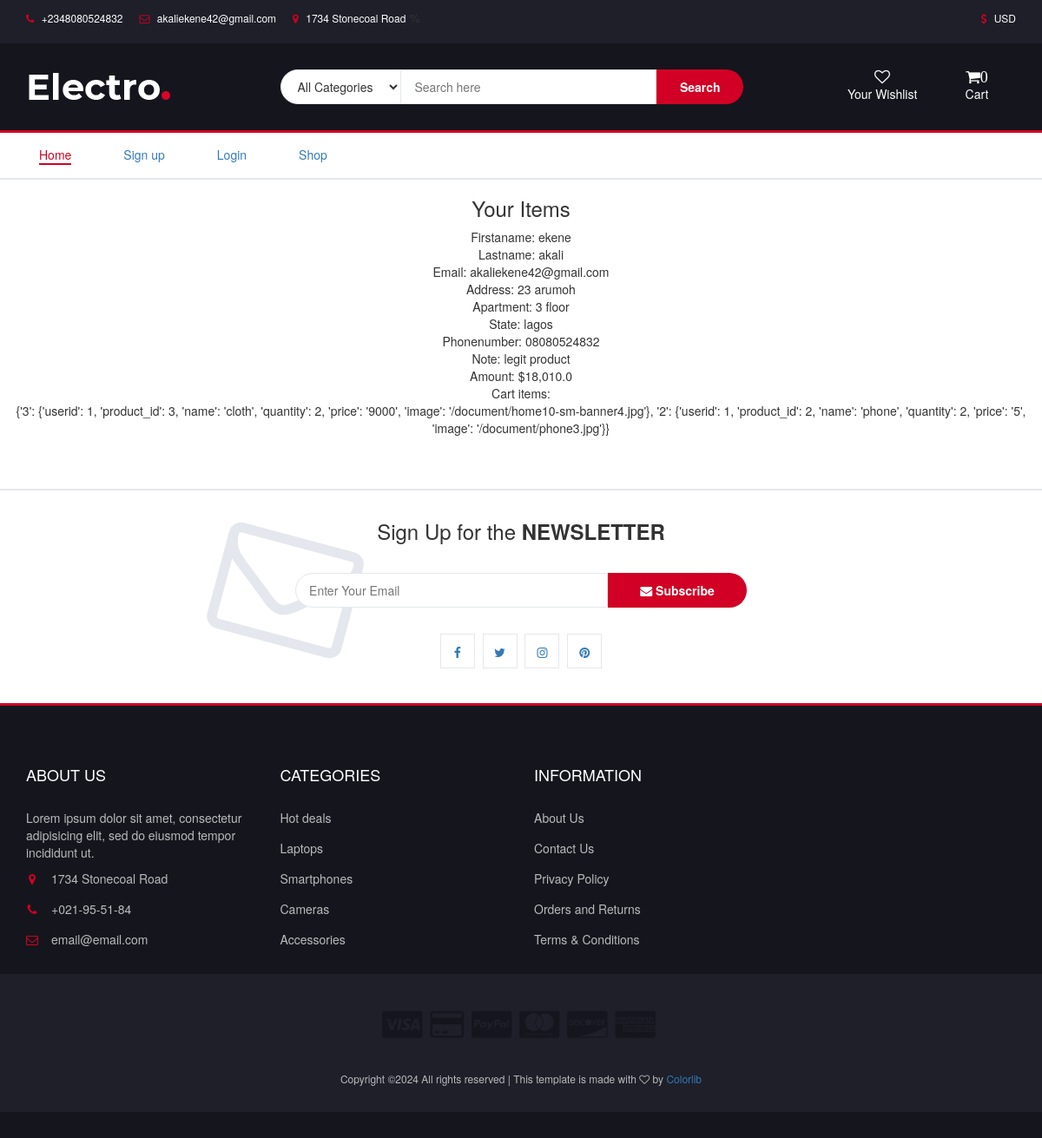
The page /web-project/view_order/1/ on the database its author committed.
### frontend/models.py (models this page shows, shortened)
class Order(models.Model):
    user = models.ForeignKey(User, on_delete=models.CASCADE)
    firstname = models.CharField(max_length=100)
    lastname = models.CharField(max_length=100)
    email = models.EmailField()
    address = models.CharField(max_length=100)
    apartment = models.CharField(max_length=100)
    state = models.CharField(max_length=100)
    phonenumber = models.CharField(max_length=100)
    note = models.TextField(default=True)
    amount = models.CharField(max_length=100)
    cart_item = models.CharField(max_length=100)
    created_at = models.DateTimeField(auto_now_add=True)
    updated_at = models.DateTimeField(auto_now=True)
    class Meta():
        verbose_name_plural = 'Order'

### frontend/views.py (the view)
# urls.py: path('view_order/<int:id>/', views.view_order, name='view_order'),
def view_order(request, id):
    view = Order.objects.get(pk=id)
    return render(request, 'frontend/view-order.html', {'view':view})

### templates/frontend/view-order.html (shortened to what this page needs)
{% extends "frontend/base.html" %}
{% load static %}
{% block content %}
<center>
    <h3>Your Items </h3>
</center>
<center>
    Firstaname: {{ view.firstname }} <br>
    Lastname: {{ view.lastname }} <br>
    Email: {{ view.email }} <br>
    Address: {{ view.address }} <br>
    Apartment: {{ view.apartment }} <br>
    State: {{ view.state }} <br>
    Phonenumber: {{ view.phonenumber }} <br>
    Note: {{ view.note }} <br>
    Amount: ${{ view.amount }} <br>
    Cart items: {{ view.cart_item|linebreaks}}  <br>
</center>
{% endblock %}

### static/frontend/css/joy.css (style rules this page uses)
body { font-family: 'Montserrat', sans-serif; font-weight: 400; color: #333; }
h1, h2, h3, h4, h5, h6 { color: #2B2D42; font-weight: 700; margin: 0 0 10px; }

### rows shown on the page
Order: firstname "ekene", lastname "akali", email "akaliekene42@gmail.com", address "23 arumoh", apartment "3 floor", state "lagos", phonenumber "08080524832", note "legit product", amount "18,010.0", cart_item "{'3': {'userid': 1, 'product_id': 3, 'name': 'cloth', 'quantity': 2, 'price': '9000', 'image': '/document/home10-sm-banner4.jpg'}, '2': {'userid': 1, 'product_id': 2, 'name': 'phone', 'quantity': 2, 'price': '5', 'image': '/document/phone3.jpg'}}"

### other values the page prints
{{ request.session.cart|length }} "0"
